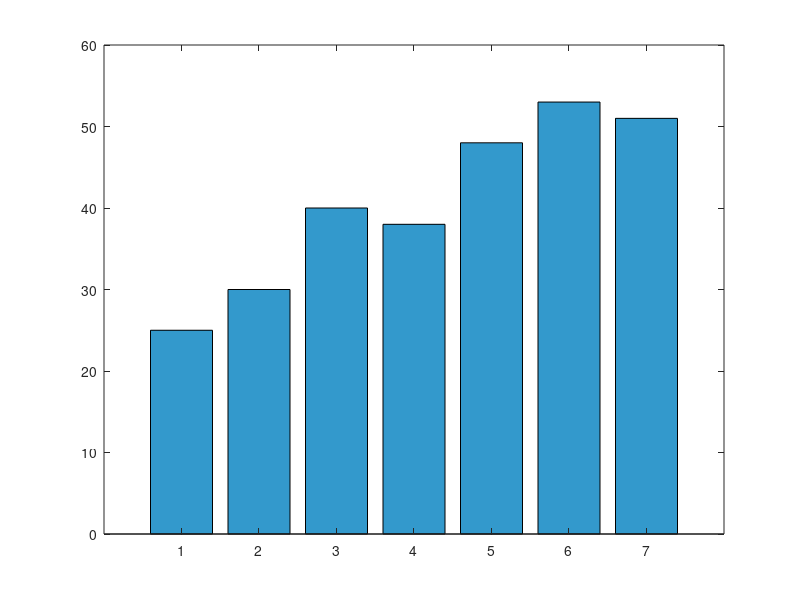

Recreate this plot in MATLAB. (Note: this script raises an error after producing the figure.)
% ===============================================================
% UTS Matematika Sains Data - Semester Genap 2025/2026
% Soal 1 - Eksplorasi Awal dan Profil Data Transaksi
% ---------------------------------------------------------------
% Nama    : Joannes De Britto Luther
% NIM     : 2510514024
% Parameter: N=7, a=2, b=2, K=5, theta0=70, alpha=0.003
% Tanggal : 2026-04-26
% ===============================================================

clc; clear; close all;

% Parameter personalisasi (N disesuaikan menjadi 7 sesuai kertas)
N = 7; 
a = 2; 
b = 2; 
K = 5;
theta0 = 70;    % derajat
alpha_lr = 0.003;

%% 1. Pembentukan Data Toko (D_i)
i = 1:N;
% Rumus: D_i = 20 + (K*i) + mod(a*i, 7) - mod(b*i, 5)
D = 20 + (K .* i) + mod(a .* i, 7) - mod(b .* i, 5);

% Menampilkan data untuk verifikasi manual
fprintf('Indeks (i) | Hasil D_i\n');
fprintf('-----------|----------\n');
for j = 1:N
    fprintf('    %2d     |    %2d\n', j, D(j));
end
fprintf('\n');

%% 2. Verifikasi Statistik (Soal 1b)
rata_rata = mean(D);
median_data = median(D);
modus_data = mode(D); % Akan menghasilkan nilai terkecil jika semua frekuensi sama
rentang = range(D);
simpangan_baku = std(D, 1); % '1' untuk Standar Deviasi Populasi (sesuai kertas)

fprintf('--- HASIL VERIFIKASI STATISTIK (Soal 1b) ---\n');
fprintf('Mean           : %.4f\n', rata_rata);
fprintf('Median         : %.4f\n', median_data);
if length(unique(D)) == length(D)
    fprintf('Modus          : Tidak ada (semua nilai unik)\n');
else
    fprintf('Modus          : %.4f\n', modus_data);
end
fprintf('Range          : %.4f\n', rentang);
fprintf('Standar Deviasi: %.4f\n\n', simpangan_baku);

%% 3. Visualisasi (Soal 1c)
figure('Color', 'w');
bar(i, D, 'FaceColor', [0.2 0.6 0.8], 'EdgeColor', 'k');
hold on;

% Garis rata-rata horizontal
yline(rata_rata, 'r', 'LineWidth', 2, 'Label', ['Rata-rata: ', num2str(rata_rata, '%.2f')]);

% Format label Bahasa Indonesia & NIM
xlabel('Nomor Toko');
ylabel('Penjualan (Juta Rupiah)');
title(['Diagram Batang Penjualan - NIM: ', '2510514024']);
grid on;
set(gca, 'XTick', 1:7);

% Simpan file
saveas(gcf, 'Grafik_Penjualan_Toko_2510514024.png');

fprintf('Proses selesai. Grafik disimpan sebagai file PNG.\n');

%% .. kode selesai ..
